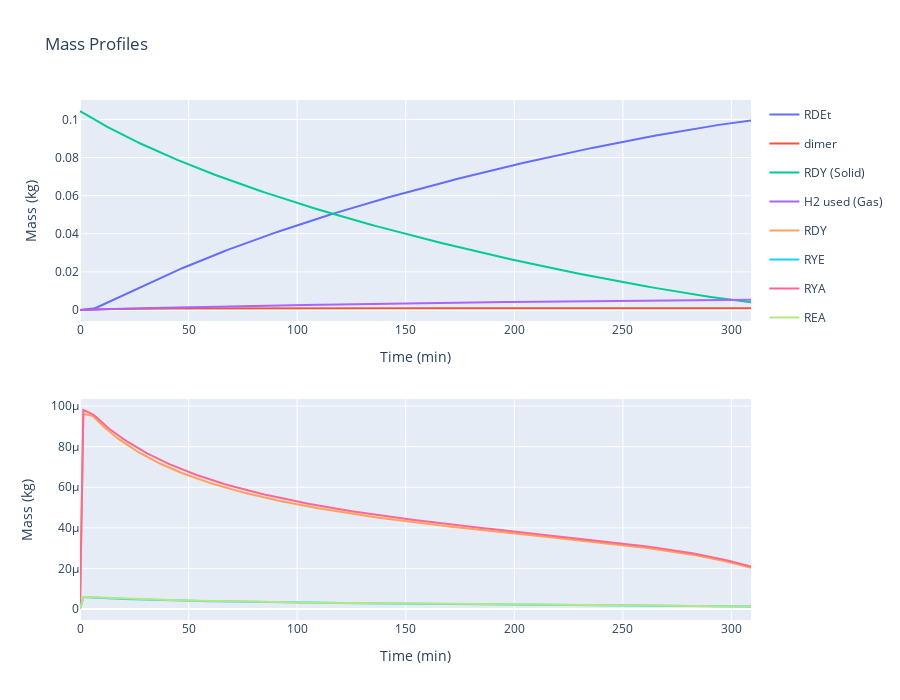

Write notebook code for a chart like this one.
### Code cell
# Model simulation and concentration profile plot
operation_params = [
    ({"param": "Initial_Mass_Solid", "solid": "Solid_Feedstock", "species": "RDY"}, 0.10444), # kg
    ({"param": "Temperature"}, 20), # oC
    ({"param": "Pressure"},     4), # bar
    ({"param": "Agitation"}, 1200), # rpm
    ({"param": "Batch_Time"}, 309), # min
]
hydrogenation.plot_simulation_profiles(operation_params)

### Figure 1 — Plotly figure (JSON) as saved in the notebook; plotly's stock layout.template omitted (floating-point values rounded to 4 significant figures; data arrays with more than 128 entries replaced by an {"elided": "..."} marker saying what was removed)
{"data": [{"hovertemplate": "Species=RDEt<br>Time (min)=%{x}<br>Mass (kg)=%{y}<extra></extra>", "legendgroup": "RDEt", "line": {"color": "#636efa", "dash": "solid"}, "marker": {"symbol": "circle"}, "mode": "lines", "name": "RDEt", "orientation": "v", "showlegend": true, "type": "scatter", "x": {"elided": "201 float values"}, "xaxis": "x", "y": {"elided": "201 float values"}, "yaxis": "y"}, {"hovertemplate": "Species=dimer<br>Time (min)=%{x}<br>Mass (kg)=%{y}<extra></extra>", "legendgroup": "dimer", "line": {"color": "#EF553B", "dash": "solid"}, "marker": {"symbol": "circle"}, "mode": "lines", "name": "dimer", "orientation": "v", "showlegend": true, "type": "scatter", "x": {"elided": "201 float values"}, "xaxis": "x", "y": {"elided": "201 float values"}, "yaxis": "y"}, {"hovertemplate": "Species=RDY (Solid)<br>Time (min)=%{x}<br>Mass (kg)=%{y}<extra></extra>", "legendgroup": "RDY (Solid)", "line": {"color": "#00cc96", "dash": "solid"}, "marker": {"symbol": "circle"}, "mode": "lines", "name": "RDY (Solid)", "orientation": "v", "showlegend": true, "type": "scatter", "x": {"elided": "201 float values"}, "xaxis": "x", "y": {"elided": "201 float values"}, "yaxis": "y"}, {"hovertemplate": "Species=H2 used (Gas)<br>Time (min)=%{x}<br>Mass (kg)=%{y}<extra></extra>", "legendgroup": "H2 used (Gas)", "line": {"color": "#ab63fa", "dash": "solid"}, "marker": {"symbol": "circle"}, "mode": "lines", "name": "H2 used (Gas)", "orientation": "v", "showlegend": true, "type": "scatter", "x": {"elided": "201 float values"}, "xaxis": "x", "y": {"elided": "201 float values"}, "yaxis": "y"}, {"hovertemplate": "Species=RDY<br>Time (min)=%{x}<br>Mass (kg)=%{y}<extra></extra>", "legendgroup": "RDY", "line": {"color": "#FFA15A", "dash": "solid"}, "marker": {"symbol": "circle"}, "mode": "lines", "name": "RDY", "orientation": "v", "showlegend": true, "type": "scatter", "x": {"elided": "201 float values"}, "xaxis": "x2", "y": {"elided": "201 float values"}, "yaxis": "y2"}, {"hovertemplate": "Species=RYE<br>Time (min)=%{x}<br>Mass (kg)=%{y}<extra></extra>", "legendgroup": "RYE", "line": {"color": "#19D3F3", "dash": "solid"}, "marker": {"symbol": "circle"}, "mode": "lines", "name": "RYE", "orientation": "v", "showlegend": true, "type": "scatter", "x": {"elided": "201 float values"}, "xaxis": "x2", "y": {"elided": "201 float values"}, "yaxis": "y2"}, {"hovertemplate": "Species=RYA<br>Time (min)=%{x}<br>Mass (kg)=%{y}<extra></extra>", "legendgroup": "RYA", "line": {"color": "#FF6692", "dash": "solid"}, "marker": {"symbol": "circle"}, "mode": "lines", "name": "RYA", "orientation": "v", "showlegend": true, "type": "scatter", "x": {"elided": "201 float values"}, "xaxis": "x2", "y": {"elided": "201 float values"}, "yaxis": "y2"}, {"hovertemplate": "Species=REA<br>Time (min)=%{x}<br>Mass (kg)=%{y}<extra></extra>", "legendgroup": "REA", "line": {"color": "#B6E880", "dash": "solid"}, "marker": {"symbol": "circle"}, "mode": "lines", "name": "REA", "orientation": "v", "showlegend": true, "type": "scatter", "x": {"elided": "201 float values"}, "xaxis": "x2", "y": {"elided": "201 float values"}, "yaxis": "y2"}], "layout": {"height": 700, "title": {"text": "Mass Profiles"}, "width": 900, "xaxis": {"anchor": "y", "domain": [0, 1], "title": {"text": "Time (min)"}}, "xaxis2": {"anchor": "y2", "domain": [0, 1], "title": {"text": "Time (min)"}}, "yaxis": {"anchor": "x", "domain": [0.575, 1], "title": {"text": "Mass (kg)"}}, "yaxis2": {"anchor": "x2", "domain": [0, 0.425], "title": {"text": "Mass (kg)"}}}}
